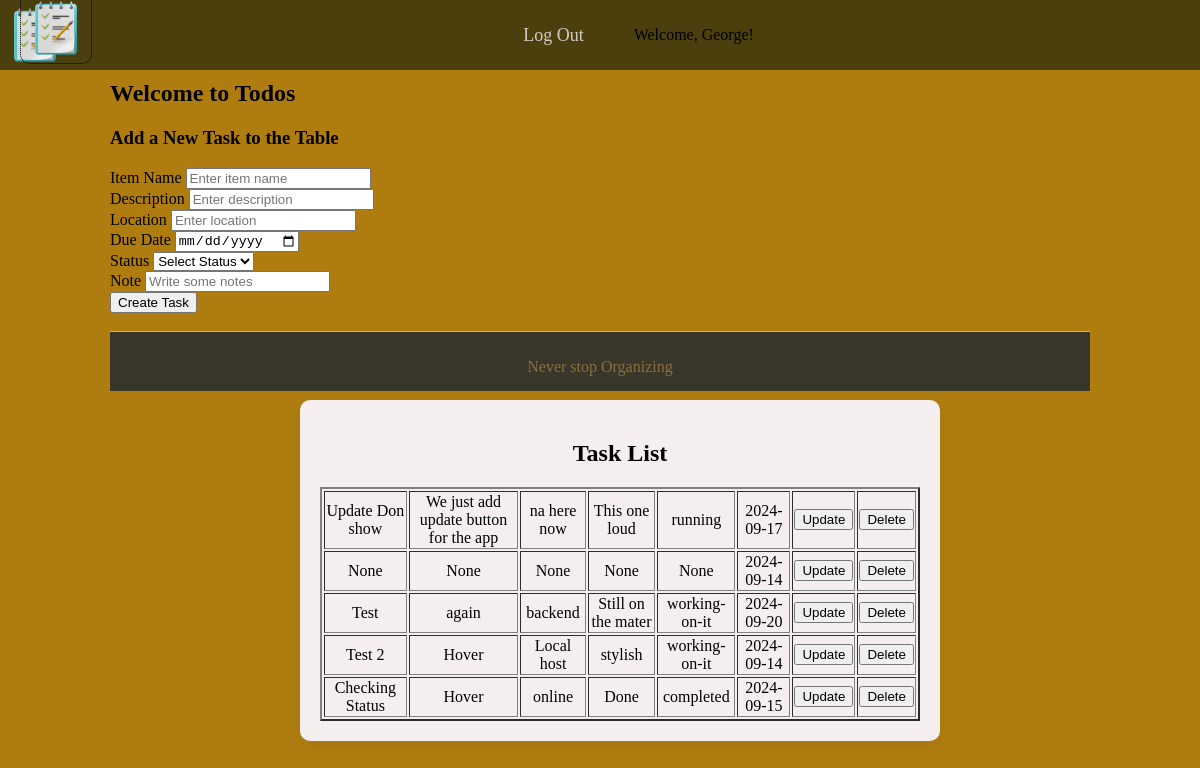
The app's page /form (signed in) with its own data.
### task_manager/models.py (models this page shows)
class User(db.Model, UserMixin):
    id = db.Column(db.Integer, primary_key=True)
    email = db.Column(db.String(150), unique=True)
    password = db.Column(db.String(150))
    name = db.Column(db.String(150))
    todos = db.relationship('Todos')

class Todos(db.Model):
    id = db.Column(db.Integer, primary_key=True)
    item = db.Column(db.String(200))
    description = db.Column(db.String(2000))
    location = db.Column(db.String(200))
    notes = db.Column(db.String(2000))
    date = db.Column(db.DateTime(timezone=True), default=func.now)
    status = db.Column(db.String(50))  # Add a status field
    user_id = db.Column(db.Integer, db.ForeignKey("user.id"))

### task_manager/routes.py (the view, shortened to what this page needs)
@routes.route('/form', methods=['POST', 'GET'])
@login_required
def form():
    user_task = Todos.query.filter_by(user_id=current_user.id).all()
    return render_template('form.html', tasks=user_task, user=current_user)

### task_manager/__init__.py (called while the page is built)
def create_app():
    app = Flask(__name__)
    app.config['SECRET_KEY'] = 'Keepitsimple'
    app.config['SQLALCHEMY_DATABASE_URI'] = f'sqlite:///{DB_NAME}'
    db.init_app(app)
    from .routes import routes
    from .auth import auth
    app.register_blueprint(routes, url_prefix='/')
    app.register_blueprint(auth, url_prefix='/')
    from .models import User, Todos
    create_database(app)
    login_manager = LoginManager()
    login_manager.login_view = 'auth.login'
    login_manager.init_app(app)
    @login_manager.user_loader
    def load_user(user_id):
        return User.query.get(int(user_id))
    return app

### task_manager/templates/form.html (shortened to what this page needs)
{% extends "base.html" %}
{% block content %}
<h2>Welcome to Todos</h2>
<h3>Add a New Task to the Table</h3>
<form method="POST">
    <div>
        <label for="item">Item Name</label>
        <input type="text" id="item" name="item" placeholder="Enter item name" required> <br>
        <label for="description">Description</label>
        <input type="text" name="description" id="description" placeholder="Enter description" required> <br>
        <label for="location">Location</label>
        <input type="text" name="location" id="location" placeholder="Enter location" required> <br>
        <label for="date">Due Date</label>
        <input type="date" name="date" id="date" placeholder="Due date" required> <br>
        <label for="status">Status</label>
        <select name="status" id="status">
            <option value="select" selected>Select Status</option>
        </select> <br>
        <label for="note">Note</label>
        <input type="text" name="notes" id="note" placeholder="Write some notes" required> <br>
        <button onclick="addRow()">Create Task</button> <br>
    </div>
</form>
<div class="form">
    <h2>Task List</h2>
    <table border="2">
        <thead>
             {% for task in tasks %}
            <tr id="task-{{ task.id }}">
                <td id="task-item-{{ task.id }}">{{ task.item }}</td>
                <td id="task-description-{{ task.id }}">{{ task.description }}</td>
                <td id="task-location-{{ task.id }}">{{ task.location }}</td>
                <td id="task-notes-{{ task.id }}">{{ task.notes }}</td>
                <td id="task-status-{{ task.id }}">{{ task.status }}</td>
                <td id="task-date-{{ task.id }}">{{ task.date.strftime('%Y-%m-%d') }}</td>
                <td><button onclick="updateTodo({{ task.id }})">Update</button></td>
                <td><button onclick="deleteTodo({{ task.id }})">Delete</button></td>
            </tr>
            {% endfor %}
    </table>
</div>
<br>
{% endblock %}

### task_manager/templates/base.html (shortened to what this page needs)
<!DOCTYPE html>
<html lang="en">
<head>
    <link rel="stylesheet" href="{{ url_for('static', filename='css/common.css') }}">
    <link rel="stylesheet" href="{{ url_for('static', filename='css/header.css') }}">
    <link rel="stylesheet" href="{{ url_for('static', filename='css/footer.css') }}">
</head>
<body>
    <header>
        <a href="#logo">
            <img src="{{ url_for('static', filename='/images/todo-list-icon-notepad.png') }}" alt="Logo" height="70">
        </a>
        <div class="navicon">
            <nav>
                <ul>
                    {% if user.is_authenticated %}
                    <li><a href="{{ url_for('auth.logout') }}">Log Out</a></li>
                    <li class="navbar-right">Welcome, {{ user.name }}!</li>
                    {% endif %}
                </ul>
            </nav>
        </div>
    </header>
    <div class="content">
        {% block content %}
        {% endblock %}
    </div>
</body>
<footer>
    <p>Never stop Organizing</p>
</footer>
</html>

### task_manager/static/css/common.css (style rules this page uses)
html, body { margin: 0; padding: 0; height: 100%; scroll-behavior: smooth; }
body { background-color: #af7c0f; max-width: calc(100% - 100px); margin: 0 50px; height: auto; padding: 5%; }
img { float: right; border: 1px dotted black; margin: 0px 20px 15px 20px; border-radius: 10px; }
.form { position: absolute; width: 50%; top: 50%; left: 25%; padding: 20px; background-color: #f5eeee; border-radius: 10px; box-shadow: 0 4px 8px rgba(105, 87, 87, 0.1); text-align: center; display: flex; flex-direction: column; flex: 1; align-items: center; justify-content: center; }

### task_manager/static/css/header.css (style rules this page uses)
header { background: rgb(75, 63, 14) url(/task_management/task_manager/static/images/todo-list-icon-notepad.png); background-repeat: no-repeat; background-size: 70px; height: 70px; width: 100%; align-items: center; display: flex; justify-content: center; margin-top: 0; position: absolute; left: 0; right: 0; top: 0; }
.navicon { width: 100%; display: flex; align-items: center; justify-content: center; }
.navicon nav ul { list-style-type: none; padding: 0; margin: 0; display: flex; gap: 15px; }
.navicon nav ul li { align-content: center; margin-right: 35px; justify-items: center; }
.navicon ul li a { text-decoration: none; color: rgb(210, 204, 195); font-size: 18px; }

### task_manager/static/css/footer.css (style rules this page uses)
footer { background-color: rgb(57, 55, 42); height: 60px; width: 100%; box-sizing: border-box; border-top: 1px solid #ceabab; text-align: center; color: rgb(137, 111, 65); padding-top: 10px; margin-bottom: 0; position: obsolete; bottom: 0; left: 0; right: 0; }

### records on screen
User: name "George"
Todos: item "Update Don show", description "We just add update button for the app", location "na here now", notes "This one loud", status "running", date "2024-09-17"
Todos: item "None", description "None", location "None", notes "None", status "None", date "2024-09-14"
Todos: item "Test", description "again", location "backend", notes "Still on the mater", status "working-on-it", date "2024-09-20"
Todos: item "Test 2", description "Hover", location "Local host", notes "stylish", status "working-on-it", date "2024-09-14"
Todos: item "Checking Status", description "Hover", location "online", notes "Done", status "completed", date "2024-09-15"
